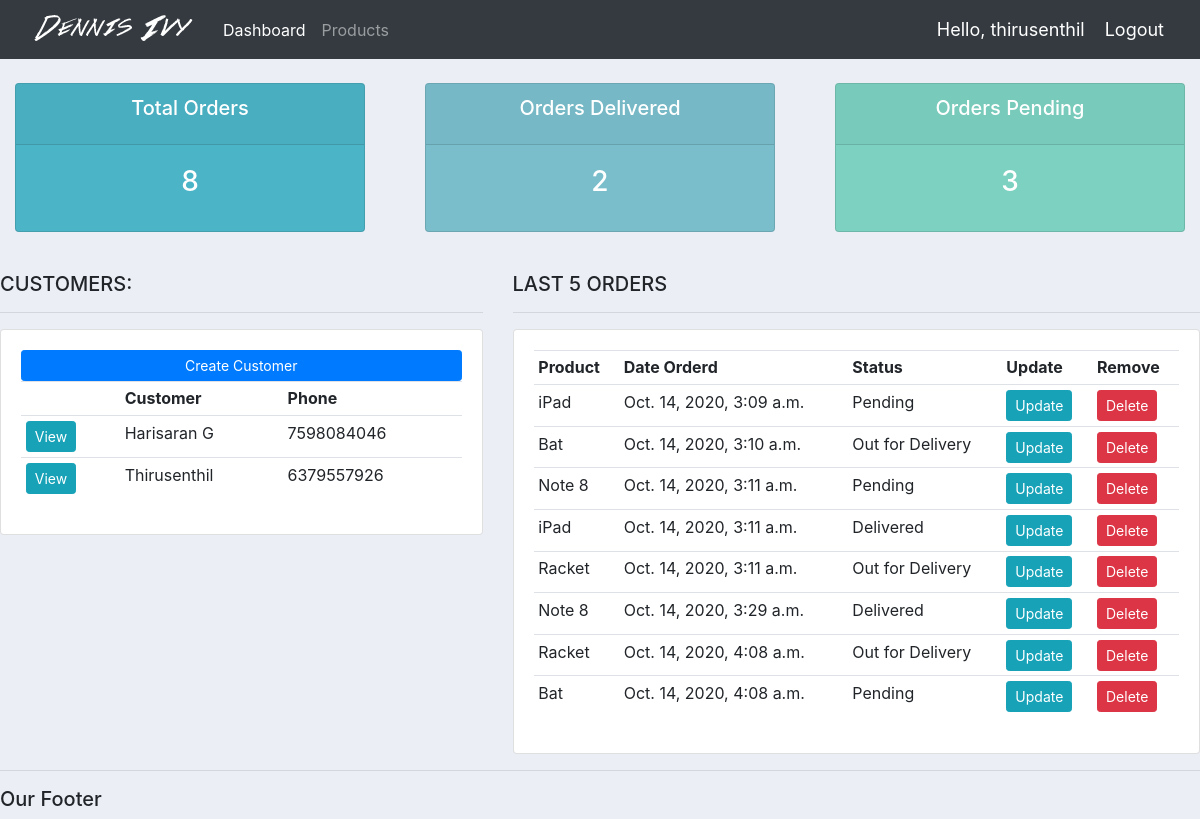
Before: / (signed in) with the older database file.
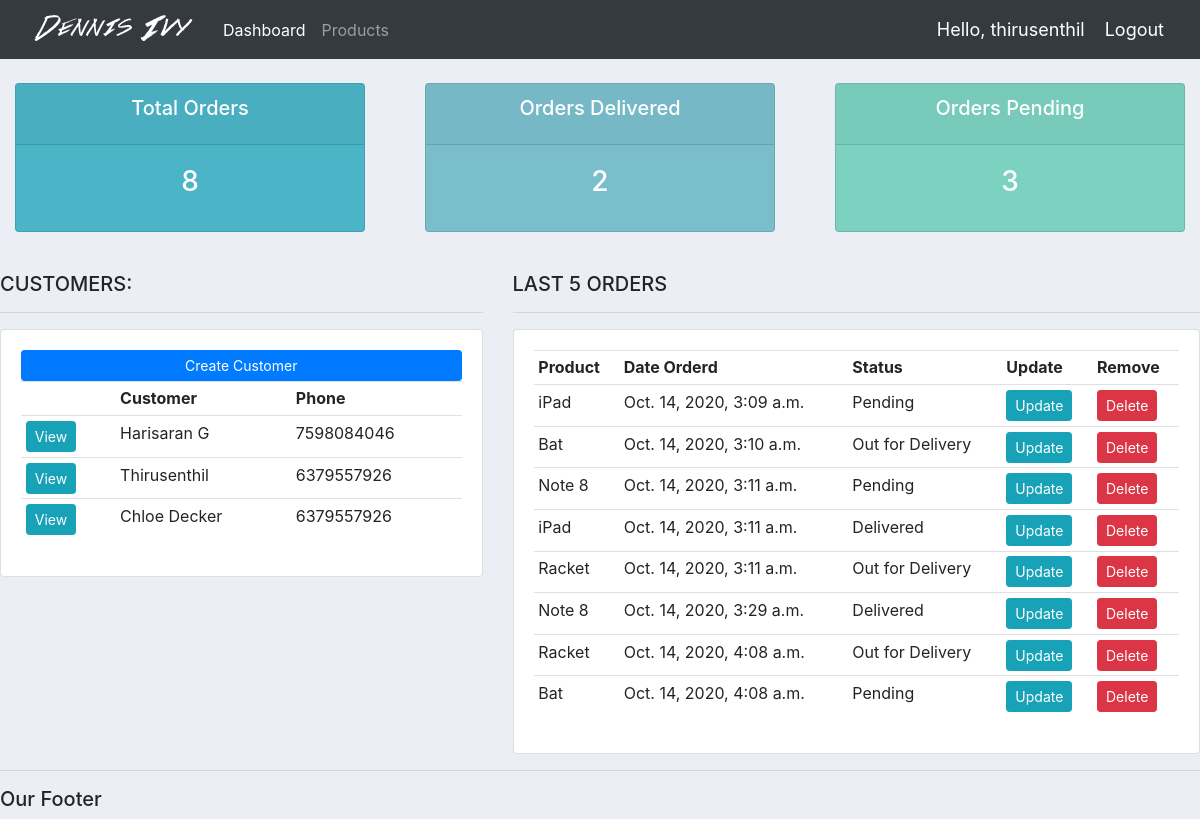
After: the same page with the newer database file.
### accounts/models.py (models this page shows, shortened)
class Customer(models.Model):
    user = models.OneToOneField(User, null=True, on_delete=models.CASCADE, blank=True)
    name = models.CharField(max_length=200, null=True)
    phone = models.CharField(max_length=200, null=True)
    email = models.CharField(max_length=200, null=True)
    date_created = models.DateTimeField(auto_now_add=True, null=True)
    profile_pic = models.ImageField(default="profile1.png", null=True, blank=True)

class Order(models.Model):
    STATUS = (
        ('Pending', 'Pending'),
        ('Out for Delivery', 'Out for Delivery'),
        ('Delivered', 'Delivered')
    )
    customer = models.ForeignKey(Customer, null=True, on_delete=models.SET_NULL)
    product = models.ForeignKey(Product, null=True, on_delete=models.SET_NULL)
    date_created = models.DateTimeField(auto_now_add=True, null=True)
    status = models.CharField(max_length=200, null=True, choices=STATUS)

class Product(models.Model):
    CATEGORY = (
        ('Indoor', 'Indoor'),
        ('Outdoor', 'Outdoor')
    )
    name = models.CharField(max_length=200, null=True)
    price = models.FloatField()
    category = models.CharField(max_length=200, null=True, choices=CATEGORY)
    description =  models.CharField(max_length=200, null=True, blank=True)
    date_created = models.DateTimeField(auto_now_add=True, null=True)
    tag = models.ManyToManyField(Tag)
    def __str__(self):
        return self.name

### accounts/decorators.py (the view)
    def wrapper_func(request, *args, **kwrags):
        group = None
        if request.user.groups.exists():
            group = request.user.groups.all()[0].name
        if group == 'customer':
            return redirect('user-page')
        if group == 'admin':
            return view_func(request, *args, **kwrags)
        else:
            return view_func(request, *args, **kwrags)

### accounts/views.py (called while the page is built)
@login_required(login_url='login')
@admin_only
def home(request):
    orders = Order.objects.all()
    customers = Customer.objects.all()
    total_orders = orders.count()
    delivered = orders.filter(status='Delivered').count()
    pending = orders.filter(status='Pending').count()
    context = {
        'orders': orders,
        'customers': customers,
        'total_orders': total_orders,
        'delivered': delivered,
        'pending': pending,
    }
    return render(request, 'accounts/dashboard.html', context)

### accounts/templates/accounts/dashboard.html
{% extends 'accounts/main.html' %}
{% block content %}
    {% include 'accounts/status.html'%}
    <br>
    <div class="row">
        <div class="col-md-5">
            <h5>CUSTOMERS:</h5>
            <hr>
            <div class="card card-body">
                <a class="btn btn-primary  btn-sm btn-block" href="">Create Customer</a>
                <table class="table table-sm">
                    <tr>
                        <th></th>
                        <th>Customer</th>
                        <th>Phone</th>
                    </tr>
                    {% for i in customers %}
                        <tr>
                            <td><a class="btn btn-sm btn-info" href="{% url 'customer' i.id %}">View</a></td>
                            <td>{{ i.name }}</td>
                            <td>{{ i.phone }}</td>
                        </tr>
                    {% endfor %}
                </table>
            </div>
        </div>
        <div class="col-md-7">
            <h5>LAST 5 ORDERS</h5>
            <hr>
            <div class="card card-body">
                <table class="table table-sm">
                    <tr>
                        <th>Product</th>
                        <th>Date Orderd</th>
                        <th>Status</th>
                        <th>Update</th>
                        <th>Remove</th>
                    </tr>
                    {% for i in orders %}
                    <tr>
                        <td>{{ i.product }}</td>
                        <td>{{ i.date_created }}</td>
                        <td>{{ i.status }}</td>
                        <td><a class="btn btn-sm btn-info" href="{% url 'update_order' i.id %}">Update</a></td>
                        <td><a class="btn btn-sm btn-danger" href="{% url 'delete_order' i.id %}">Delete</a></td>
                    </tr>
                    {% endfor %}
                </table>
            </div>
        </div>
    </div>
{% endblock %}

### accounts/templates/accounts/main.html (shortened to what this page needs)
{% load static %}
<!DOCTYPE html>
<html lang="en">
<head>
    <link rel="stylesheet" href="https://stackpath.bootstrapcdn.com/bootstrap/4.5.2/css/bootstrap.min.css">
    <link rel="stylesheet" href="{% static 'css/main.css' %}">
</head>
<body>
    {% include 'accounts/navbar.html' %}
    {% block content %}
    {% endblock %}
    <hr>
    <h5>Our Footer</h5>
</body>
</html>

### accounts/templates/accounts/navbar.html (shortened to what this page needs)
{% load static %}
<nav class="navbar navbar-expand-lg navbar-dark bg-dark">
    <img src="{% static 'images/logo.png' %}" alt="">
    <div class="collapse navbar-collapse" id="navbarNav">
      <ul class="navbar-nav">
        {% if request.user.is_staff %}
            <li class="nav-item active">
            <a class="nav-link" href="#">Dashboard</a>
            </li>
            <li class="nav-item">
            <a class="nav-link" href="#">Products</a>
            </li>
        {% else %}
            <li class="nav-item">
             <a class="nav-link" href="{% url 'account' %}">Settings</a>
           </li>
        {% endif %}
      </ul>
    </div>
    <span class="hello-msg">Hello, {{ request.user }}</span>
    <span><a class="hello-msg" href="{% url 'logout' %}">Logout</a></span>
</nav>

### accounts/templates/accounts/status.html
<br>
<div class="row">
	<div class="col">
		<div class="col-md">
			<div class="card text-center text-white  mb-3" id="total-orders">
			  	<div class="card-header">
			  		<h5 class="card-title">Total Orders</h5>
			  	</div>
			  	<div class="card-body">
			    	<h3 class="card-title">{{total_orders}}</h3>
			  	</div>
			</div>
		</div>
	</div>
	<div class="col">
		<div class="col-md">
			<div class="card text-center text-white  mb-3" id="orders-delivered">
			  	<div class="card-header">
			  		<h5 class="card-title">Orders Delivered</h5>
			  	</div>
			  	<div class="card-body">
			    	<h3 class="card-title">{{ delivered }}</h3>
			  	</div>
			</div>
		</div>
	</div>
	<div class="col">
		<div class="col-md">
			<div class="card text-center text-white  mb-3" id="orders-pending">
			  	<div class="card-header">
			  		<h5 class="card-title">Orders Pending</h5>
			  	</div>
			  	<div class="card-body">
			    	<h3 class="card-title">{{ pending }}</h3>
			  	</div>
			</div>
		</div>
	</div>
</div>

### static/css/main.css (style rules this page uses)
body { background-color: #ebeff5; }
#total-orders { background-color: #4cb4c7; }
#orders-delivered { background-color: #7abecc; }
#orders-pending { background-color: #7CD1C0; }

### accounts/templates/accounts/navbar.html (style rules this page uses)
.hello-msg { font-size: 18px; color: white; margin-right: 20px; }

Changed rows visible on the page:
added Customer: name "Chloe Decker", phone "6379557926"
